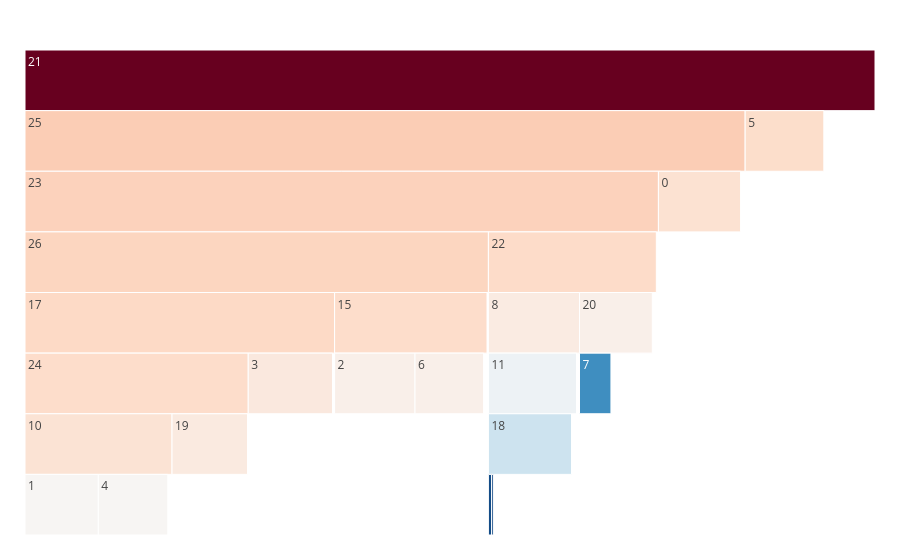

This figure's notebook cell:
### Code cell
fig = make_icicle(path_templ(90))
fig.show()

### Figure 1 — Plotly figure (JSON) as saved in the notebook; plotly's stock layout.template omitted (floating-point values rounded to 4 significant figures)
{"data": [{"labels": ["0", "1", "2", "3", "4", "5", "6", "7", "8", "9", "10", "11", "12", "13", "14", "15", "16", "17", "18", "19", "20", "21", "22", "23", "24", "25", "26"], "marker": {"cmid": -6.106, "colors": [-4.851, -5.978, -5.616, -5.243, -5.978, -4.617, -5.616, -11.21, -5.379, -7.326, -4.908, -6.521, -10.67, -6.538, -13.46, -4.592, -13.5, -4.441, -7.844, -5.327, -5.642, 2.087, -4.549, -4.208, -4.591, -4.034, -4.302], "colorscale": [[0, "rgb(5,48,97)"], [0.1, "rgb(33,102,172)"], [0.2, "rgb(67,147,195)"], [0.3, "rgb(146,197,222)"], [0.4, "rgb(209,229,240)"], [0.5, "rgb(247,247,247)"], [0.6, "rgb(253,219,199)"], [0.7, "rgb(244,165,130)"], [0.8, "rgb(214,96,77)"], [0.9, "rgb(178,24,43)"], [1, "rgb(103,0,31)"]]}, "parents": ["25", "10", "15", "17", "10", "21", "15", "20", "22", "11", "24", "8", "20", "8", "18", "26", "18", "26", "11", "24", "22", "", "23", "25", "17", "21", "23"], "root": {"color": "lightgrey"}, "tiling": {"orientation": "v"}, "type": "icicle", "values": [6769, 6037, 6622, 6944, 5722, 6481, 5651, 2614, 238, 1, 347, 392, 1, 2, 263, 279, 146, 170, 6461, 6217, 3381, 4213, 331, 171, 60, 374, 113]}], "layout": {"margin": {"b": 25, "l": 25, "r": 25, "t": 50}}}
